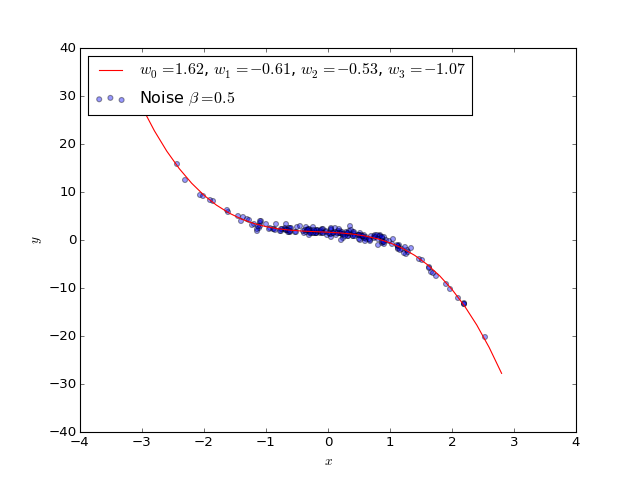

This figure's Python source:
import matplotlib.pyplot as plt
import numpy as np

from revrand.utils.datasets import make_polynomial

deg = 3

X, y, coefs = make_polynomial(degree=deg, n_samples=200, noise=.5,
                       return_coefs=True, random_state=1)

poly = np.vectorize(lambda x: np.sum(coefs * x ** np.arange(deg+1)))
x = np.arange(-3, 3, 0.2)
y_true = poly(x)

fig, ax = plt.subplots()

label = ', '.join(r'$w_{0}={1}$'.format(*coef) for coef in enumerate(coefs.round(2)))

ax.plot(x, y_true, 'r-', label=label)
ax.scatter(X, y, alpha=0.4, label=r'Noise $\beta=0.5$')

ax.legend(loc='upper left')

ax.set_xlabel('$x$')
ax.set_ylabel('$y$')

plt.show()
